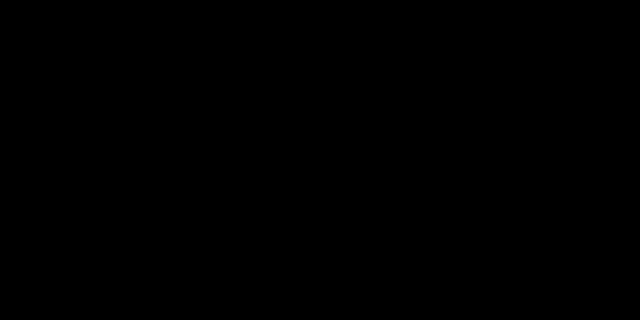
Frame 1 (no input)
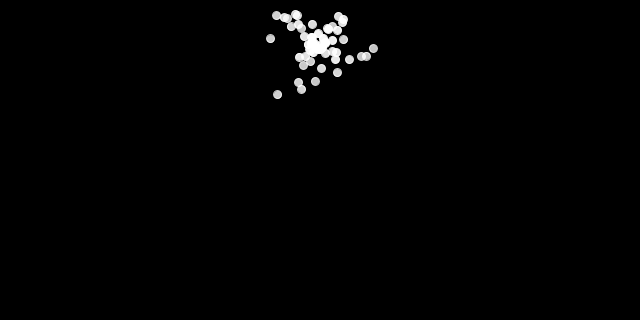
Frame 60 (the mouse pressed at the canvas centre just before this capture)
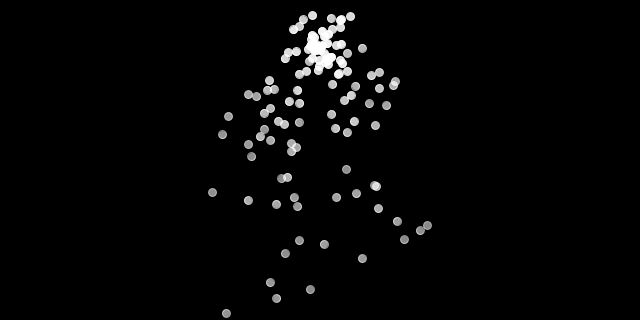
Frame 120 (the mouse held since frame 60 and released just before this capture)

The Processing sketch that drew these frames (run headless with seeded random() and noise(); from frame 60 on, the mouse is pressed at the canvas centre):

// Processing sketch: ParticleSystem
// ── ParticleSystem.pde
ParticleSys ps;

void setup() {
  size(640, 320);
  ps = new ParticleSys(new PVector(width/2, 50));
}

void draw() {
  background(0);
  ps.addParticle();
  ps.run();
}

// ── Particle.pde
class Particle {
  PVector position;
  PVector velocity;
  PVector acceleration;
  float lifespan;
  
  Particle(PVector l) {
    acceleration = new PVector(0, 0.05);
    velocity = new PVector(random(-1, 1), random(-2, 0));
    position = l.copy();
    lifespan = 255.0;
  } 
  
  void run() {
    update();
    show();
  }
  
  void update() {
    velocity.add(acceleration);
    position.add(velocity);
    lifespan -= 1.0;
  }
  
  void show() {
    stroke(255, lifespan);
    fill(255, lifespan);
    ellipse(position.x, position.y, 8, 8);
  }
  
  boolean isDead() {
    if (lifespan < 0.0) return true;
    else return false;
  }
}

// ── ParticleSys.pde
class ParticleSys {
  ArrayList <Particle> particles;
  PVector origin;
  
  ParticleSys(PVector position) {
    origin = position.copy();
    particles = new ArrayList <Particle>();
    
  }
  
  void addParticle() {
    particles.add(new Particle(origin));
  }
  
  void run() {
    for (int i = particles.size()-1 ; i > 0 ; i--) {
      Particle p = particles.get(i);
      p.run();
      if (p.isDead()) {
        particles.remove(i);
      }
    }
  }
}
